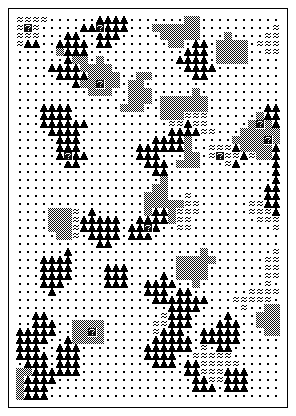

A level layout from a 2D game, rendered from its tile map. Below: a short description, then the map file with tile-grid data replaced by summaries:
An orthogonal 37x52 tile map with 8x8 px tiles, 5 tile layers (Background, Frame, Map, Question, ...).

<map version="1.10" tiledversion="1.10.2" orientation="orthogonal" renderorder="right-down" width="37" height="52" tilewidth="8" tileheight="8" infinite="0" nextlayerid="6" nextobjectid="1">
 <editorsettings>
  <export format="json" />
 </editorsettings>
 <tileset firstgid="1" name="clues_tilesheet" tilewidth="8" tileheight="8" tilecount="20" columns="5">
  <image source="../clues_tilesheet.png" trans="441231" width="40" height="32" />
 </tileset>
 <layer id="1" name="Background" width="37" height="52">
  <data>[1924 cells, 1924 non-empty, 1 distinct tile ids]</data>
 </layer>
 <layer id="2" name="Frame" width="37" height="52">
  <data>[1924 cells, 166 non-empty, 8 distinct tile ids]</data>
 </layer>
 <layer id="3" name="Map" width="37" height="52">
  <data>[1924 cells, 1584 non-empty, 5 distinct tile ids]</data>
 </layer>
 <layer id="4" name="Question" width="37" height="52">
  <data>[1924 cells, 9 non-empty, 1 distinct tile ids]</data>
 </layer>
 <layer id="5" name="Highlight" width="37" height="52">
  <data>[1924 cells, 27 non-empty, 3 distinct tile ids]</data>
 </layer>
</map>